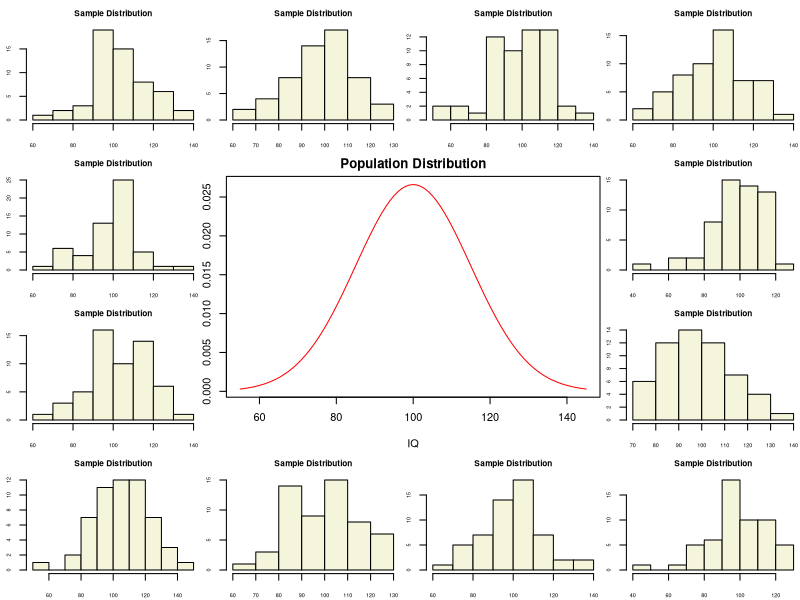
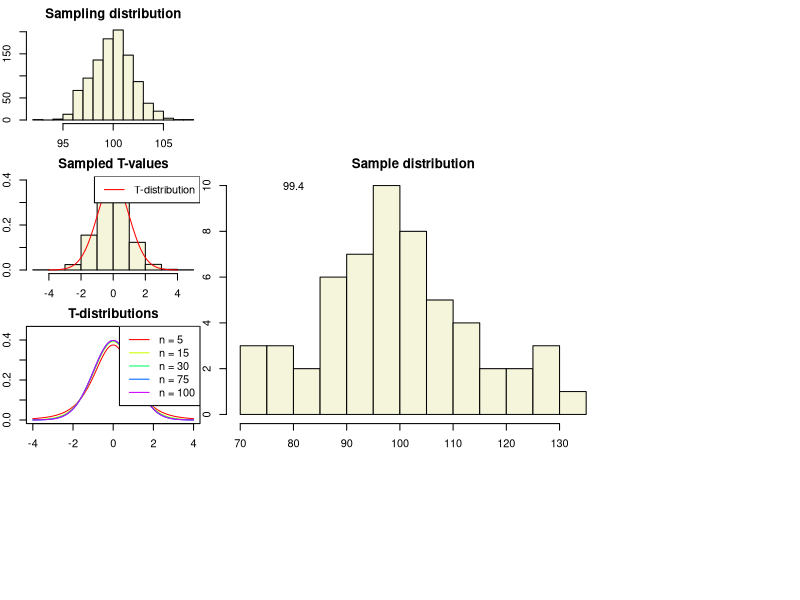
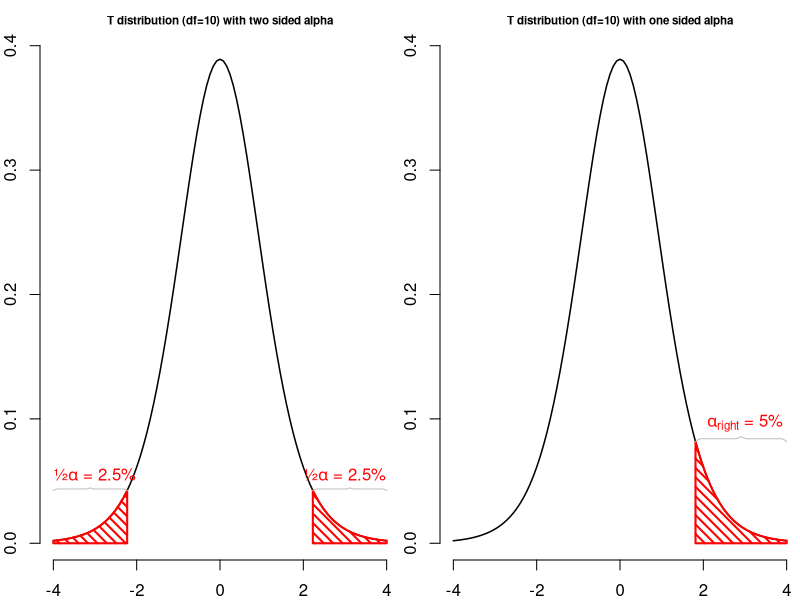
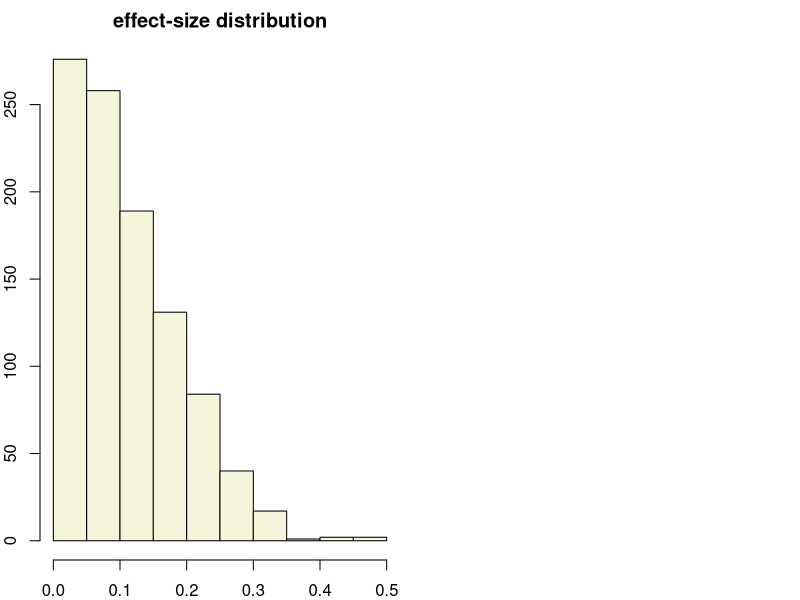

Write the R code that produced these figures, in order.
## ---- chunk 1
#| output-location: slide
#| code-line-numbers: "3-4|6-7|14"

layout(matrix(c(2:6,1,1,7:8,1,1,9:13), 4, 4))

n  <- 56    # Sample size
df <- n - 1 # Degrees of freedom

mu    <- 100
sigma <- 15

IQ <- seq(mu-45, mu+45, 1)

par(mar=c(4,2,2,0))  
plot(IQ, dnorm(IQ, mean = mu, sd = sigma), type='l', col="red", main = "Population Distribution")

n.samples <- 12

for(i in 1:n.samples) {
  
  par(mar=c(2,2,2,0))  
  hist(rnorm(n, mu, sigma), main="Sample Distribution", cex.axis=.5, col="beige", cex.main = .75)
  
}
## ---- chunk 2
x <- rnorm(n, mu, sigma); x
## ---- chunk 3
#| output-location: slide
hist(x, main = "Sample distribution", col = "beige", breaks = 15)
text(80, 10, round(mean(x),2))
## ---- chunk 4
n.samples     <- 1000
mean.x.values <- vector()
se.x.values   <- vector()

for(i in 1:n.samples) {
  x <- rnorm(n, mu, sigma)
  mean.x.values[i] <- mean(x)
  se.x.values[i]   <- (sd(x) / sqrt(n))
}
## ---- chunk 5
head(cbind(mean.x.values, se.x.values))
## ---- chunk 6
#| output-location: slide

hist(mean.x.values, 
     col  = "beige", 
     main = "Sampling distribution", 
     xlab = "all sample means")
## ---- chunk 7
tStat <- (mean(x) - mu) / (sd(x) / sqrt(n))
tStat
## ---- chunk 8
t.values <- (mean.x.values - mu) / se.x.values

tail(cbind(mean.x.values, mu, se.x.values, t.values))
## ---- chunk 9
#| output-location: slide

hist(t.values, 
     freq = FALSE, 
     main = "Sampled T-values", 
     xlab = "T-values",
     col  = "beige",
     ylim = c(0, .4))
myTs = seq(-4, 4, .01)
lines(myTs, dt(myTs,df), col = "red")
legend("topright", lty = 1, col="red", legend = "T-distribution")
## ---- chunk 10
multiple.n  <- c(5, 15, 30, 75, 100)
multiple.df <- multiple.n - 1
col         <- rainbow(length(multiple.df))

plot(myTs,  dt(myTs, multiple.df[1]), type = "l", 
     xlim = c(-4,4), ylim = c(0,.45), 
     xlab = "T", ylab="density", 
     col = col[1], main="T-distributions" )

for(i in 2:length(multiple.df)) { 
  lines(myTs, dt(myTs, multiple.df[i]), type="l", col=col[i])
  } 
legend("topright", legend = paste("n =",multiple.n), lty=1, col = col)
## ---- chunk 11
layout(matrix(1:2, 1, 2))


plot(function(x) dt(x, df = 10), -4, 4,
     main="T distribution (df=10) with two sided alpha",
     cex.main = .7,
     xlab="T-value",
     ylab="",
     bty="n",
     lwd=1.5)
     
tStat <- 2

pVal <- pt(1,10)

alpha_r = 1 - pVal


# add p-value
#pol_left = seq(-4,-t,length=20)
#polygon(c(pol_left,rev(pol_left)),  c(rep(0,20), dt( rev(pol_left),  df = 10)), col="red", angle=45, density=15, lwd=2)
#pol_right = seq(4,t,length=20)
#polygon(c(pol_right,rev(pol_right)),c(rep(0,20), dt( rev(pol_right), df = 10)), col="red", angle=45, density=15, lwd=2)

# add alpha

tp95  = qt(.95,10)
tp975 = qt(.975,10)
tp25  = qt(.025,10)

pol_left = seq(-4,tp25,length=20)
polygon(c(pol_left,rev(pol_left)),  c(rep(0,20), dt( rev(pol_left),  df = 10)), col="red", angle=-45, density=15, lwd=2)

pol_left = seq(tp975,4,length=20)
polygon(c(pol_left,rev(pol_left)),  c(rep(0,20), dt( rev(pol_left),  df = 10)), col="red", angle=-45, density=15, lwd=2)

# label alpha
text(-3,dt(tp25 , df = 10),expression(paste("½",alpha       ," = 2.5%",sep="")),pos=3, col='red')
text( 3,dt(tp975, df = 10),expression(paste("½",alpha       ," = 2.5%",sep="")),pos=3, col='red')

xbracket = seq(-4,tp25,length=39)
ybracket = dt(tp25 , df = 10)*c(c(1,1.02),rep(1.03,16),c(1.04,1.05,1.04),rep(1.03,16),c(1.02,1))
lines(xbracket,ybracket,col="gray")

xbracket = seq(tp975, 4,length=39)
ybracket = dt(tp975 , df = 10)*c(c(1,1.02),rep(1.03,16),c(1.04,1.05,1.04),rep(1.03,16),c(1.02,1))
lines(xbracket,ybracket,col="gray")

#text(-4.2,.38,expression(paste("2 sided: P = ",P[left] + P[right]," = 7.34%")),pos=4)

plot(function(x) dt(x, df = 10), -4, 4,
     main="T distribution (df=10) with one sided alpha",
     cex.main = .7,
     xlab="T-value",
     ylab="",
     bty="n", 
     lwd=1.5)

pol_left = seq(tp95,4,length=20)
polygon(c(pol_left,rev(pol_left)),  c(rep(0,20), dt( rev(pol_left),  df = 10)), col="red", angle=-45, density=15, lwd=2)

# label alpha
text( 3,dt(tp95 , df = 10),expression(paste(    alpha[right]," = 5%"  ,sep="")),pos=3, col='red')

# add p-value
#pol_left = seq(-4,-t,length=20)
#polygon(c(pol_left,rev(pol_left)),  c(rep(0,20), dt( rev(pol_left),  df = 10)), col="red", angle=45, density=15, lwd=2)
#pol_right = seq(4,t,length=20)
#polygon(c(pol_right,rev(pol_right)),c(rep(0,20), dt( rev(pol_right), df = 10)), col="red", angle=45, density=15, lwd=2)

#text((-4+tp25)/2,dt(tp25  , df = 10),"{",srt=-90,col="grey")
#text( (4+tp975)/2,dt(tp975, df = 10),"{",srt=-90,col="grey")
#text( (4+tp95)/2,dt(tp95  , df = 10),"{",srt=-90,col="grey")

# label p-values
#text(-t,.01,expression(P[left] ),pos=2,col="red")
#text( t,.01,expression(P[right]),pos=4,col="red")

#text(-t-.1,dt(-t, df = 10)+.003,"T")
#text( t+.1,dt( t, df = 10)+.003,"T")


# text(-4.2,.38 ,"1 sided: P/2 = 3.67%",pos=4)

## 1%   T = 1.81246
## .95% T = 2.228

#polygon(c(0,1,1,0),c(0,0,.3,.3))

pol_left = seq(-4,-tStat,length=20)

xbracket = seq(tp95,4,length=39)
ybracket = dt(tp95 , df = 10)*c(c(1,1.02),rep(1.03,16),c(1.04,1.05,1.04),rep(1.03,16),c(1.02,1))
lines(xbracket,ybracket,col="gray")
## ---- chunk 12
cohenD <- tStat^2 / sqrt(n)

cohenD
## ---- chunk 13
r <- sqrt(tStat^2 / (tStat^2 + df))

r
## ---- chunk 14
r <- sqrt(t.values^2/(t.values^2 + df))

tail(cbind(mean.x.values, mu, se.x.values, t.values, r))
## ---- chunk 15
hist(r, 
     main = "effect-size distribution", 
     col  = "beige")
